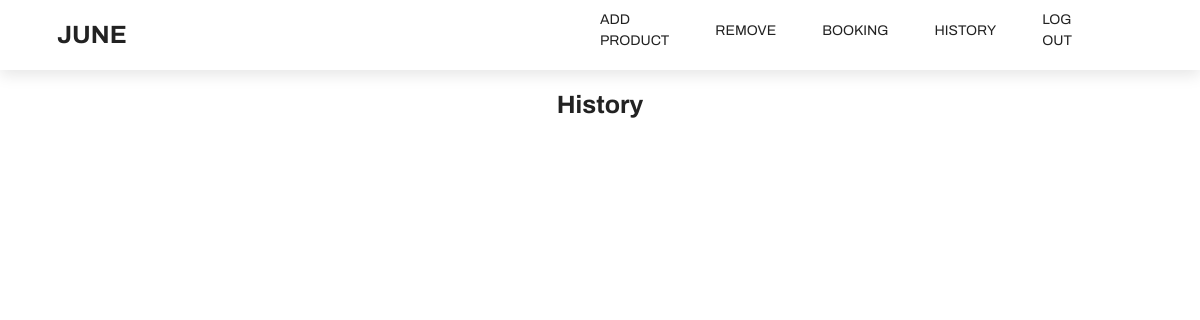
/history.php, run on an earlier commit of the app's database.
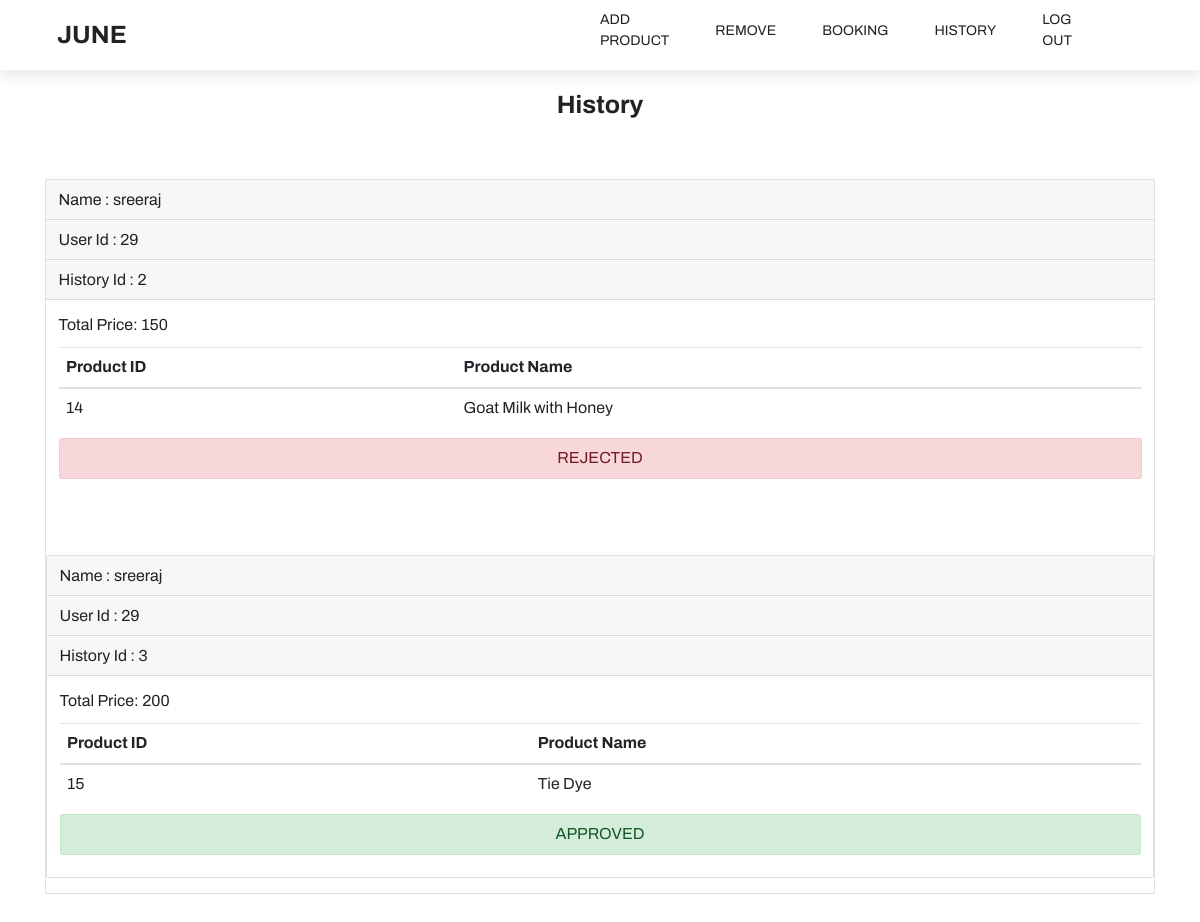
And on a later commit of the database.
### tables this page shows
CREATE TABLE `history` (
  `h_id` int(11) NOT NULL,
  `b_id` int(11) NOT NULL,
  `u_id` int(11) NOT NULL,
  `p_ids` varchar(100) NOT NULL,
  `price` varchar(50) NOT NULL,
  `status` varchar(20) NOT NULL
);

CREATE TABLE `user_credentials` (
  `u_id` int(11) NOT NULL,
  `first_name` varchar(30) NOT NULL,
  `last_name` varchar(30) NOT NULL,
  `mobile_number` varchar(30) NOT NULL,
  `email` varchar(30) NOT NULL,
  `date_of_birth` date NOT NULL,
  `address` varchar(500) NOT NULL,
  `passphrase` varchar(50) NOT NULL
);

CREATE TABLE `products` (
  `p_id` int(11) NOT NULL,
  `name` varchar(100) NOT NULL,
  `photo` longblob NOT NULL,
  `price` varchar(100) NOT NULL,
  `status` varchar(30) NOT NULL,
  `rating` varchar(20) NOT NULL,
  `availability` varchar(30) NOT NULL,
  `details` varchar(300) NOT NULL
);

### history.php (the view, shortened to what this page needs)
<?php
include './common/CommonAdminHeader.php';
$sql = "SELECT b.b_id, b.u_id, b.p_ids, b.price, b.status, u.first_name
        FROM history b
        INNER JOIN user_credentials u ON b.u_id = u.u_id";
$result = $conn->query($sql);
echo '<div class="container mt-5 p-5" >';
echo '<center class="mt-5">
    <h1><strong>History</strong></h1>
    </center>';
while ($row = $result->fetch_assoc()) {
    echo '<br>';
    $b_id = $row["b_id"];
    $u_id = $row["u_id"];
    $p_ids = $row["p_ids"];
    $price = $row["price"];
    $status = $row["status"];
    $user_first_name = $row["first_name"];
    echo '<div class="card mb-4 mt-5">';
    echo '<div class="card-header"> Name : ' . $user_first_name . '</div>';
    echo '<div class="card-header"> User Id : ' . $u_id . '</div>';
    echo '<div class="card-header"> History Id : ' . $b_id . '</div>';
    echo '<div class="card-body">';
    echo '<p>Total Price: ' . $price . '</p>';
    $p_ids_array = explode(',', $p_ids);
    echo '<table class="table">
            <thead>
                <tr>
                    <th>Product ID</th>
                    <th>Product Name</th>
                </tr>
            </thead>
            <tbody>';
    foreach ($p_ids_array as $p_id) {
        $product_query = "SELECT p_id, name FROM products WHERE p_id = $p_id";
        $product_result = $conn->query($product_query);
        while ($product_row = $product_result->fetch_assoc()) {
            $product_id = $product_row["p_id"];
            $product_name = $product_row["name"];
            echo '<tr>
                    <td>' . $product_id . '</td>
                    <td>' . $product_name . '</td>
                  </tr>';
        }
    }
    echo '</tbody>
          </table>';
    echo '<center>';
    if($status == 'APPROVED' || $status == 'approved')
    {
        echo '<div class="alert alert-success" role="alert">' . $status . '
            </div';
    }
    else if ($status == 'REJECTED' || $status == 'rejected')
    {
        echo '<div class="alert alert-danger" role="alert">' . $status . '
            </div';
    }
    echo '</div>';
    echo '</div>';
}
echo '</div>';
?>

### common/CommonAdminHeader.php (shortened to what this page needs)
<!DOCTYPE html>
<html lang="en">
<head>
  <link rel="stylesheet" href="https://cdnjs.cloudflare.com/ajax/libs/Glide.js/3.4.1/css/glide.core.css">
  <link rel="stylesheet" href="https://cdnjs.cloudflare.com/ajax/libs/Glide.js/3.4.1/css/glide.theme.min.css">
  <link rel="stylesheet" href="https://unpkg.com/aos@next/dist/aos.css" />
    <link rel="stylesheet" href="https://cdn.jsdelivr.net/npm/bootstrap@4.4.1/dist/css/bootstrap.min.css">
  <link rel="stylesheet" href="./styles/styles.css" />
</head>
<body>
  <header id="header" class="header">
    <div class="navigation">
      <div class="container">
        <nav class="nav">
          <div class="nav__logo">
            <a href="index.php" class="scroll-link">
              JUNE
            </a>
          </div>
          <div class="nav__menu">
            <ul class="nav__list">
              <li class="nav__item">
                <a href="add_product.php" class="nav__link scroll-link pr-5">add product</a>
              </li>
              <li class="nav__item">
                <a href="remove_update.php" class="nav__link scroll-link pr-5">remove</a>
              </li>
              <li class="nav__item">
                <a href="booking.php" class="nav__link scroll-link pr-5">booking</a>
              </li>
              <li class="nav__item">
                <a href="history.php" class="nav__link scroll-link pr-5">history</a>
              </li>
              <li class="nav__item">
                <a href="login.php?from_admin=555" class="nav__link scroll-link pr-5">log out</a>
              </li>
            </ul>
          </div>
        </nav>
      </div>
    </div>
  </header>

### styles/styles.css (style rules this page uses)
:root { --primaryColor: #f1f1f1; --black: #222; --black2: #555; --black3: #252525; --black4: #000; --black5: #212529; --orange: #eb0028; --white: #fff; --grey: #959595; --grey2: #666; --grey3: #ccc; --secondaryColor: #2b1f4d; --yellow: #ffcc00; --green: #59b210; --blue: rgb(56, 10, 223); }
* { margin: 0; padding: 0; box-sizing: inherit; }
html { font-size: 62.5%; box-sizing: border-box; scroll-behavior: smooth; overflow-x: hidden; }
body { overflow-x: hidden; }
body, input { font-size: 1.6rem; font-weight: 400; font-family: "Archivo", sans-serif; color: var(--black); }
a { text-decoration: none; }
ul { list-style: none; }
.header { position: relative; }
.container { max-width: 117rem; margin: 0 auto; padding: 0 1.6rem; }
.navigation { position: relative; height: 7rem; box-shadow: 0 0.5rem 1.5rem rgba(0, 0, 0, 0.1); }
.nav { display: flex; align-items: center; justify-content: space-between; height: 100%; height: 7rem; padding: 0 1rem; }
.nav__logo a { font-size: 2.5rem; color: var(--black); padding: 1.6rem; font-weight: 700; }
.nav__menu { width: 50%; }
.nav__list { display: flex; align-items: center; height: 100%; width: 50%; }
.nav__item:not(:last-child) { margin-right: 1.6rem; }
.nav__list .nav__link:link, .nav__list .nav__link:visited { display: inline-block; font-size: 1.4rem; text-transform: uppercase; color: var(--black); transition: color 0.3s ease-in-out; }

### common/CommonAdminHeader.php (style rules this page uses)
.header { position: fixed; top: 0; left: 0; right: 0; background-color: #fff; z-index: 1000; }

What changed in the data, as far as the page shows it:
added history: u.first_name "sreeraj", u "29", b "2", price "150", status "REJECTED"
now on this page (row unchanged): products: p_id "14", name "Goat Milk with Honey"
added history: u.first_name "sreeraj", u "29", b "3", price "200", status "APPROVED"
now on this page (row unchanged): products: p_id "15", name "Tie Dye"
